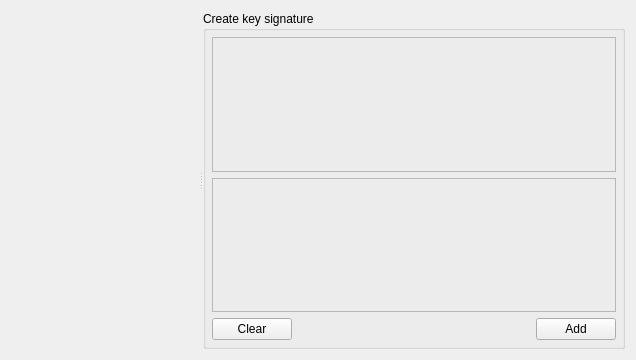
<?xml version="1.0" encoding="UTF-8"?>
<ui version="4.0">
 <class>KeyEdit</class>
 <widget class="QWidget" name="KeyEdit">
  <property name="geometry">
   <rect>
    <x>0</x>
    <y>0</y>
    <width>636</width>
    <height>360</height>
   </rect>
  </property>
  <property name="windowTitle">
   <string/>
  </property>
  <layout class="QVBoxLayout" name="verticalLayout_1">
   <item>
    <widget class="QSplitter" name="splitter">
     <property name="orientation">
      <enum>Qt::Horizontal</enum>
     </property>
     <widget class="QFrame" name="keySigframe">
      <property name="sizePolicy">
       <sizepolicy hsizetype="Expanding" vsizetype="Expanding">
        <horstretch>0</horstretch>
        <verstretch>0</verstretch>
       </sizepolicy>
      </property>
     </widget>
     <widget class="QGroupBox" name="groupBox">
      <property name="sizePolicy">
       <sizepolicy hsizetype="Expanding" vsizetype="Expanding">
        <horstretch>0</horstretch>
        <verstretch>0</verstretch>
       </sizepolicy>
      </property>
      <property name="title">
       <string>Create key signature</string>
      </property>
      <layout class="QVBoxLayout" name="verticalLayout">
       <property name="leftMargin">
        <number>6</number>
       </property>
       <property name="topMargin">
        <number>6</number>
       </property>
       <property name="rightMargin">
        <number>6</number>
       </property>
       <property name="bottomMargin">
        <number>6</number>
       </property>
       <item>
        <widget class="kn::palette::KeyCanvas" name="canvas">
         <property name="sizePolicy">
          <sizepolicy hsizetype="Expanding" vsizetype="Expanding">
           <horstretch>0</horstretch>
           <verstretch>0</verstretch>
          </sizepolicy>
         </property>
         <property name="minimumSize">
          <size>
           <width>0</width>
           <height>80</height>
          </size>
         </property>
         <property name="frameShape">
          <enum>QFrame::StyledPanel</enum>
         </property>
         <property name="frameShadow">
          <enum>QFrame::Raised</enum>
         </property>
        </widget>
       </item>
       <item>
        <widget class="QFrame" name="accidentalsFrame">
         <property name="sizePolicy">
          <sizepolicy hsizetype="Expanding" vsizetype="Expanding">
           <horstretch>0</horstretch>
           <verstretch>0</verstretch>
          </sizepolicy>
         </property>
         <property name="frameShape">
          <enum>QFrame::StyledPanel</enum>
         </property>
         <property name="frameShadow">
          <enum>QFrame::Raised</enum>
         </property>
        </widget>
       </item>
       <item>
        <layout class="QHBoxLayout">
         <property name="spacing">
          <number>6</number>
         </property>
         <property name="leftMargin">
          <number>0</number>
         </property>
         <property name="topMargin">
          <number>0</number>
         </property>
         <property name="rightMargin">
          <number>0</number>
         </property>
         <property name="bottomMargin">
          <number>0</number>
         </property>
         <item>
          <widget class="QPushButton" name="clearButton">
           <property name="text">
            <string>Clear</string>
           </property>
          </widget>
         </item>
         <item>
          <spacer>
           <property name="orientation">
            <enum>Qt::Horizontal</enum>
           </property>
           <property name="sizeHint" stdset="0">
            <size>
             <width>40</width>
             <height>20</height>
            </size>
           </property>
          </spacer>
         </item>
         <item>
          <widget class="QPushButton" name="addButton">
           <property name="toolTip">
            <string>Add time signature to master palette</string>
           </property>
           <property name="text">
            <string>Add</string>
           </property>
          </widget>
         </item>
        </layout>
       </item>
      </layout>
     </widget>
    </widget>
   </item>
  </layout>
 </widget>
 <customwidgets>
  <customwidget>
   <class>kn::palette::KeyCanvas</class>
   <extends>QFrame</extends>
   <header>palette/widgets/keycanvas.h</header>
   <container>1</container>
  </customwidget>
 </customwidgets>
 <resources/>
 <connections/>
</ui>
